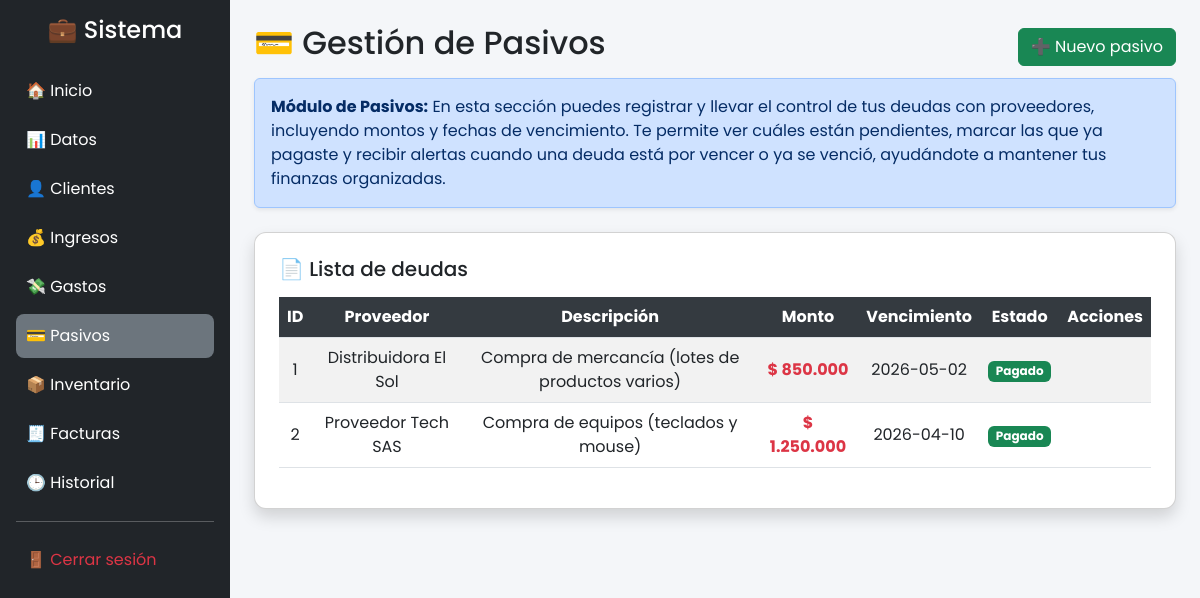
The page /sistema_financiero/modules/pasivos/index.php (signed in) on the database its author committed.
### tables this page shows
CREATE TABLE `pasivos` (
  `id` int(11) NOT NULL,
  `proveedor` varchar(100) DEFAULT NULL,
  `descripcion` text DEFAULT NULL,
  `monto` decimal(10,2) DEFAULT NULL,
  `fecha` date DEFAULT NULL,
  `fecha_vencimiento` date DEFAULT NULL,
  `estado` tinyint(4) DEFAULT 1,
  `created_at` timestamp NOT NULL DEFAULT current_timestamp()
);

### sistema_financiero/modules/pasivos/index.php (the view, shortened to what this page needs)
<?php
include($_SERVER['DOCUMENT_ROOT']."/sistema_financiero/config/conexion.php");
$result = $conn->query("SELECT * FROM pasivos ORDER BY fecha DESC");
?>
<!DOCTYPE html>
<html>
<head>
    <link href="https://cdn.jsdelivr.net/npm/bootstrap@5.3.0/dist/css/bootstrap.min.css" rel="stylesheet">
</head>
<body>
<div class="d-flex">
    <div class="sidebar bg-dark text-white p-3">
        <h4 class="text-center mb-4">💼 Sistema</h4>
        <a href="/sistema_financiero/public/index.php" class="menu-item">🏠 Inicio</a>
        <a href="/sistema_financiero/public/dashboard.php" class="menu-item">📊 Datos</a>
        <a href="/sistema_financiero/modules/clientes/" class="menu-item">👤 Clientes</a>
        <a href="/sistema_financiero/modules/ingresos/" class="menu-item">💰 Ingresos</a>
        <a href="/sistema_financiero/modules/gastos/" class="menu-item">💸 Gastos</a>
        <a href="/sistema_financiero/modules/pasivos/" class="menu-item bg-secondary">💳 Pasivos</a>
        <a href="/sistema_financiero/modules/inventario/" class="menu-item">📦 Inventario</a>
        <a href="/sistema_financiero/modules/facturas/" class="menu-item">🧾 Facturas</a>
        <a href="/sistema_financiero/modules/historial/" class="menu-item">🕒 Historial</a>
        <hr>
        <a href="/sistema_financiero/auth/logout.php" class="menu-item text-danger">
            🚪 Cerrar sesión
        </a>
    </div>
    <div class="content p-4">
        <div class="d-flex justify-content-between align-items-center mb-2">
            <h2>💳 Gestión de Pasivos</h2>
            <a href="crear.php" class="btn btn-success">
                ➕ Nuevo pasivo
            </a>
        </div>
        <div class="alert alert-primary shadow-sm mb-4">
            <strong>Módulo de Pasivos:</strong>
            En esta sección puedes registrar y llevar el control de tus deudas con proveedores,
            incluyendo montos y fechas de vencimiento. Te permite ver cuáles están pendientes, marcar
            las que ya pagaste y recibir alertas cuando una deuda está por vencer o ya se venció, ayudándote
            a mantener tus finanzas organizadas.
        </div>
        <div class="card shadow p-4">
            <h5 class="mb-3">📄 Lista de deudas</h5>
            <table class="table table-striped table-hover text-center align-middle">
                <thead>
                    <tr>
                        <th>ID</th>
                        <th>Proveedor</th>
                        <th>Descripción</th>
                        <th>Monto</th>
                        <th>Vencimiento</th>
                        <th>Estado</th>
                        <th>Acciones</th>
                    </tr>
                </thead>
                <tbody>
                <?php while($row = $result->fetch_assoc()): ?>
                <?php
                if ($row['estado']) {
                    $estado = "<span class='badge bg-danger'>Pendiente</span>";
                } else {
                    $estado = "<span class='badge bg-success'>Pagado</span>";
                }
                $hoy = date('Y-m-d');
                if ($row['estado'] == 1 && $row['fecha_vencimiento'] < $hoy) {
                    $vencimiento = "<span class='text-danger fw-bold'>".$row['fecha_vencimiento']." ⚠️</span>";
                } elseif ($row['estado'] == 1 && $row['fecha_vencimiento'] <= date('Y-m-d', strtotime('+3 days'))) {
                    $vencimiento = "<span class='text-warning fw-bold'>".$row['fecha_vencimiento']."</span>";
                } else {
                    $vencimiento = $row['fecha_vencimiento'];
                }
                ?>
                <tr>
                    <td><?= $row['id'] ?></td>
                    <td><?= $row['proveedor'] ?></td>
                    <td><?= $row['descripcion'] ?></td>
                    <td class="text-danger fw-bold">
                        $ <?= number_format($row['monto'],0,',','.') ?>
                    </td>
                    <td><?= $vencimiento ?></td>
                    <td><?= $estado ?></td>
                    <td>
                    </td>
                </tr>
                <?php endwhile; ?>
                </tbody>
            </table>
        </div>
    </div>
</div>
</body>
</html>

### sistema_financiero/modules/pasivos/index.php (style rules this page uses)
body { font-family: 'Poppins', sans-serif; background-color: #f4f6f9; }
.sidebar { width: 230px; min-height: 100vh; }
.menu-item { display: block; padding: 10px; color: white; text-decoration: none; border-radius: 8px; margin-bottom: 5px; transition: 0.3s; }
.content { flex: 1; }
.card { border-radius: 12px; }
.table th { background-color: #343a40; color: white; }

### rows shown on the page
pasivos: id "1", proveedor "Distribuidora El Sol", descripcion "Compra de mercancía (lotes de productos varios)", monto "850.000", fecha_vencimiento "2026-05-02", estado "Pagado"
pasivos: id "2", proveedor "Proveedor Tech SAS", descripcion "Compra de equipos (teclados y mouse)", monto "1.250.000", fecha_vencimiento "2026-04-10", estado "Pagado"
